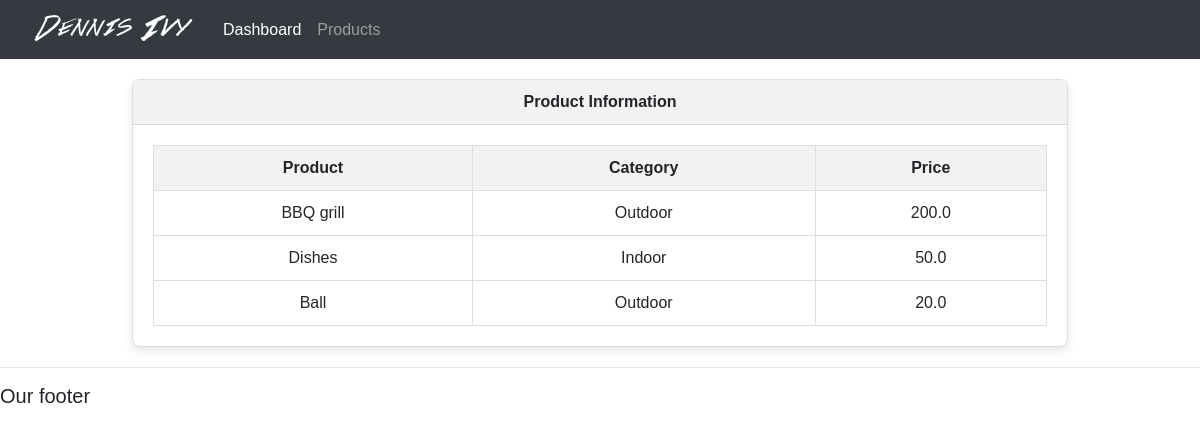
Page /products on the committed database.
### accounts/models.py (models this page shows, shortened)
class Product(models.Model):
    CATEGORY = (
        ('Indoor', 'Indoor'),
              ('Outdoor', 'Outdoor'),
              )
    name = models.CharField(max_length=200, null = True)
    price = models.FloatField(null = True)
    category = models.CharField(max_length=200, null = True, choices = CATEGORY)
    description = models.TextField(max_length=400, null = True)
    date_created = models.DateTimeField(auto_now_add=True, null = True)
    tags = models.ManyToManyField(Tag)

### accounts/views.py (the view)
# urls.py: path('products', views.products, name = 'products'),
def products(request):
    products = Product.objects.all()
    return render(request, 'accounts/products.html', {'products': products})

### accounts/templates/accounts/products.html (shortened to what this page needs)
{% extends 'accounts/main.html' %}
{% block content %}
  <div class="card">
    <div class="card-header">Product Information</div>
    <div class="card-body">
      <table>
        <thead>
          <tr>
            <th>Product</th>
            <th>Category</th>
            <th>Price</th>
          </tr>
        </thead>
        {% for i in products %}
          <tr>
           <td>{{i.name}}</td>
           <td>{{i.category}}</td>
           <td>{{i.price}}</td>
          </tr>
        {% endfor %}
      </table>
    </div>
  </div>
{% endblock %}

### accounts/templates/accounts/products.html (style rules this page uses)
body { margin: 0; font-family: Arial, sans-serif; }
.card { box-shadow: 0 4px 8px rgba(0, 0, 0, 0.1); border-radius: 8px; overflow: hidden; margin: 20px; width: 80%; margin-left: auto; margin-right: auto; }
.card-header { background-color: #f2f2f2; padding: 10px; text-align: center; font-weight: bold; }
.card-body { padding: 20px; }
table { border-collapse: collapse; width: 100%; }
table, th, td { border: 1px solid #ddd; }
th, td { padding: 10px; text-align: center; }
th { background-color: #f2f2f2; }

### rows in the picture
Product: name "BBQ grill", category "Outdoor", price "200.0"
Product: name "Dishes", category "Indoor", price "50.0"
Product: name "Ball", category "Outdoor", price "20.0"
